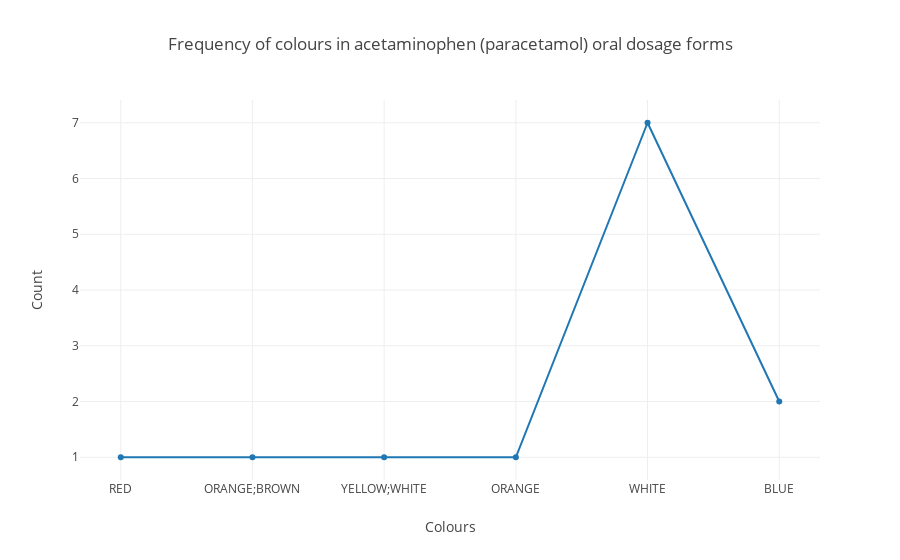

Notebook source saved alongside this figure:
### Markdown cell above
##### **Plotting Polars dataframe in Plotly.rs**

For the x-axis, eventually, I reverted for manual input due to the issue mentioned in the background section. So the colours from the "Colour" column were stored in a vector set up manually, rather than coming directly from the dataframe. While searching for answers, I've also learnt several other tricks, although not directly solving the problem. For the y-axis, the ndarray for the "count" column was converted into a vector first before being fed into the trace (graph module), and thankfully it worked nicely.

### Code cell
// MANUAL Sample method:
// Use vec! macro to create new vectors to hold x variables (words as strings) for plotting
// Manually input the colour names (as ndarray is only for numbers)
let x = vec!["RED", "ORANGE;BROWN", "YELLOW;WHITE", "ORANGE", "WHITE", "BLUE"];

// Plot using ndarray, which is supported by Plotly.rs (?Polars not supported yet)
// Convert ndarray (holding counts as y variables) into vector for plotting
let y = ndarray.column(1).to_vec();

// Use trace as a graph module,
// choose which type of plots is needed with x & y variables called
// Graph options e.g. Scatter, Line or Bar
let trace = Scatter::new(x, y);

// Set plot variable as mutable and initiate a plot
let mut plot = Plot::new();
// Add trace (graph) into the plot variable
plot.add_trace(trace);

// Specify the specs for plot
let layout = Layout::new()
    // Choose height of graph
    .height(500)
    // Name x-axis
    .x_axis(Axis::new().title(Title::new("Colours")))
    // Name y-axis
    .y_axis(Axis::new().title(Title::new("Count")))
    // Add title of graph
    .title(Title::new("Frequency of colours in acetaminophen (paracetamol) oral dosage forms"));

// Set the layout of the plot
plot.set_layout(layout);

// Display the plot in Jupyter Lab format 
// note for Jupyter Notebook: use plot.notebook_display();
plot.lab_display();
format!("EVCXR_BEGIN_CONTENT application/vnd.plotly.v1+json\n{}\nEVCXR_END_CONTENT", plot.to_json())

### Figure 1 — Plotly figure (JSON) as saved in the notebook; plotly's stock layout.template omitted (floating-point values rounded to 4 significant figures)
{"data": [{"type": "scatter", "x": ["RED", "ORANGE;BROWN", "YELLOW;WHITE", "ORANGE", "WHITE", "BLUE"], "y": [1, 1, 1, 1, 7, 2]}], "layout": {"autosize": true, "title": {"text": "Frequency of colours in acetaminophen (paracetamol) oral dosage forms"}, "xaxis": {"autorange": true, "range": [-0.3166, 5.317], "title": {"text": "Colours"}, "type": "category"}, "yaxis": {"autorange": true, "range": [0.5775, 7.422], "title": {"text": "Count"}, "type": "linear"}}}
